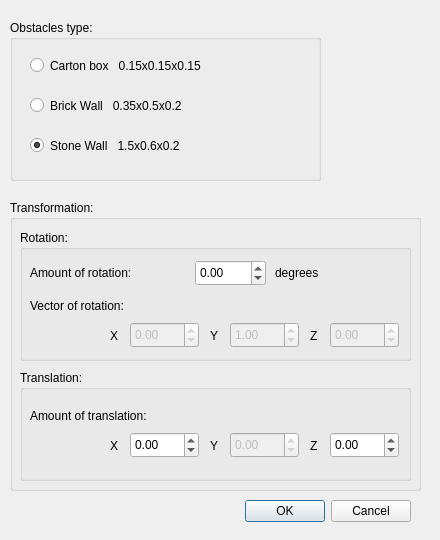
<?xml version="1.0" encoding="UTF-8"?>
<ui version="4.0">
 <class>obstacle_inputs_form</class>
 <widget class="QDialog" name="obstacle_inputs_form">
  <property name="geometry">
   <rect>
    <x>0</x>
    <y>0</y>
    <width>440</width>
    <height>540</height>
   </rect>
  </property>
  <property name="windowTitle">
   <string>Dialog</string>
  </property>
  <widget class="QDialogButtonBox" name="decision_tools">
   <property name="geometry">
    <rect>
     <x>70</x>
     <y>495</y>
     <width>341</width>
     <height>32</height>
    </rect>
   </property>
   <property name="orientation">
    <enum>Qt::Horizontal</enum>
   </property>
   <property name="standardButtons">
    <set>QDialogButtonBox::Cancel|QDialogButtonBox::Ok</set>
   </property>
  </widget>
  <widget class="QGroupBox" name="transformation_box">
   <property name="geometry">
    <rect>
     <x>10</x>
     <y>200</y>
     <width>411</width>
     <height>291</height>
    </rect>
   </property>
   <property name="title">
    <string>Transformation:</string>
   </property>
   <widget class="QGroupBox" name="rotation_box">
    <property name="geometry">
     <rect>
      <x>10</x>
      <y>30</y>
      <width>391</width>
      <height>131</height>
     </rect>
    </property>
    <property name="title">
     <string>Rotation:</string>
    </property>
    <widget class="QLabel" name="angle_lab">
     <property name="geometry">
      <rect>
       <x>10</x>
       <y>27</y>
       <width>161</width>
       <height>31</height>
      </rect>
     </property>
     <property name="text">
      <string>Amount of rotation:</string>
     </property>
    </widget>
    <widget class="QDoubleSpinBox" name="angle">
     <property name="geometry">
      <rect>
       <x>175</x>
       <y>30</y>
       <width>71</width>
       <height>26</height>
      </rect>
     </property>
     <property name="minimum">
      <double>-360.000000000000000</double>
     </property>
     <property name="maximum">
      <double>360.000000000000000</double>
     </property>
    </widget>
    <widget class="QLabel" name="degrees_lab">
     <property name="geometry">
      <rect>
       <x>255</x>
       <y>27</y>
       <width>71</width>
       <height>31</height>
      </rect>
     </property>
     <property name="text">
      <string>degrees</string>
     </property>
    </widget>
    <widget class="QLabel" name="vec_rotation_lab">
     <property name="geometry">
      <rect>
       <x>10</x>
       <y>60</y>
       <width>161</width>
       <height>31</height>
      </rect>
     </property>
     <property name="text">
      <string>Vector of rotation:</string>
     </property>
    </widget>
    <widget class="QDoubleSpinBox" name="R_X">
     <property name="enabled">
      <bool>false</bool>
     </property>
     <property name="geometry">
      <rect>
       <x>110</x>
       <y>92</y>
       <width>69</width>
       <height>26</height>
      </rect>
     </property>
     <property name="minimum">
      <double>-999999999999999.000000000000000</double>
     </property>
     <property name="maximum">
      <double>999999999999999.000000000000000</double>
     </property>
    </widget>
    <widget class="QDoubleSpinBox" name="R_Y">
     <property name="enabled">
      <bool>false</bool>
     </property>
     <property name="geometry">
      <rect>
       <x>210</x>
       <y>92</y>
       <width>69</width>
       <height>26</height>
      </rect>
     </property>
     <property name="minimum">
      <double>-999999999999999.000000000000000</double>
     </property>
     <property name="maximum">
      <double>999999999999999.000000000000000</double>
     </property>
     <property name="value">
      <double>1.000000000000000</double>
     </property>
    </widget>
    <widget class="QDoubleSpinBox" name="R_Z">
     <property name="enabled">
      <bool>false</bool>
     </property>
     <property name="geometry">
      <rect>
       <x>310</x>
       <y>92</y>
       <width>69</width>
       <height>26</height>
      </rect>
     </property>
     <property name="minimum">
      <double>-999999999999999.000000000000000</double>
     </property>
     <property name="maximum">
      <double>999999999999999.000000000000000</double>
     </property>
    </widget>
    <widget class="QLabel" name="R_X_lab">
     <property name="geometry">
      <rect>
       <x>90</x>
       <y>90</y>
       <width>21</width>
       <height>31</height>
      </rect>
     </property>
     <property name="text">
      <string>X</string>
     </property>
    </widget>
    <widget class="QLabel" name="R_Y_lab">
     <property name="geometry">
      <rect>
       <x>190</x>
       <y>90</y>
       <width>21</width>
       <height>31</height>
      </rect>
     </property>
     <property name="text">
      <string>Y</string>
     </property>
    </widget>
    <widget class="QLabel" name="R_Z_lab">
     <property name="geometry">
      <rect>
       <x>290</x>
       <y>90</y>
       <width>21</width>
       <height>31</height>
      </rect>
     </property>
     <property name="text">
      <string>Z</string>
     </property>
    </widget>
   </widget>
   <widget class="QGroupBox" name="translation_box">
    <property name="geometry">
     <rect>
      <x>10</x>
      <y>170</y>
      <width>391</width>
      <height>111</height>
     </rect>
    </property>
    <property name="title">
     <string>Translation:</string>
    </property>
    <widget class="QDoubleSpinBox" name="T_Y">
     <property name="enabled">
      <bool>false</bool>
     </property>
     <property name="geometry">
      <rect>
       <x>210</x>
       <y>62</y>
       <width>69</width>
       <height>26</height>
      </rect>
     </property>
     <property name="minimum">
      <double>-999999999999999.000000000000000</double>
     </property>
     <property name="maximum">
      <double>999999999999999.000000000000000</double>
     </property>
     <property name="value">
      <double>0.000000000000000</double>
     </property>
    </widget>
    <widget class="QLabel" name="T_X_lab">
     <property name="geometry">
      <rect>
       <x>90</x>
       <y>60</y>
       <width>21</width>
       <height>31</height>
      </rect>
     </property>
     <property name="text">
      <string>X</string>
     </property>
    </widget>
    <widget class="QDoubleSpinBox" name="T_X">
     <property name="enabled">
      <bool>true</bool>
     </property>
     <property name="geometry">
      <rect>
       <x>110</x>
       <y>62</y>
       <width>69</width>
       <height>26</height>
      </rect>
     </property>
     <property name="minimum">
      <double>-999999999999999.000000000000000</double>
     </property>
     <property name="maximum">
      <double>999999999999999.000000000000000</double>
     </property>
    </widget>
    <widget class="QLabel" name="T_Z_lab">
     <property name="geometry">
      <rect>
       <x>290</x>
       <y>60</y>
       <width>21</width>
       <height>31</height>
      </rect>
     </property>
     <property name="text">
      <string>Z</string>
     </property>
    </widget>
    <widget class="QDoubleSpinBox" name="T_Z">
     <property name="enabled">
      <bool>true</bool>
     </property>
     <property name="geometry">
      <rect>
       <x>310</x>
       <y>62</y>
       <width>69</width>
       <height>26</height>
      </rect>
     </property>
     <property name="minimum">
      <double>-999999999999999.000000000000000</double>
     </property>
     <property name="maximum">
      <double>999999999999999.000000000000000</double>
     </property>
    </widget>
    <widget class="QLabel" name="T_Y_lab">
     <property name="geometry">
      <rect>
       <x>190</x>
       <y>60</y>
       <width>21</width>
       <height>31</height>
      </rect>
     </property>
     <property name="text">
      <string>Y</string>
     </property>
    </widget>
    <widget class="QLabel" name="vec_translation_lab">
     <property name="geometry">
      <rect>
       <x>10</x>
       <y>30</y>
       <width>181</width>
       <height>31</height>
      </rect>
     </property>
     <property name="text">
      <string>Amount of translation:</string>
     </property>
    </widget>
   </widget>
  </widget>
  <widget class="QGroupBox" name="obstacles_type_groupBox">
   <property name="geometry">
    <rect>
     <x>10</x>
     <y>20</y>
     <width>311</width>
     <height>161</height>
    </rect>
   </property>
   <property name="title">
    <string>Obstacles type:</string>
   </property>
   <widget class="QRadioButton" name="carton_box_radio">
    <property name="geometry">
     <rect>
      <x>20</x>
      <y>30</y>
      <width>251</width>
      <height>31</height>
     </rect>
    </property>
    <property name="text">
     <string>Carton box   0.15x0.15x0.15</string>
    </property>
    <property name="checked">
     <bool>false</bool>
    </property>
   </widget>
   <widget class="QRadioButton" name="wall1_radio">
    <property name="geometry">
     <rect>
      <x>20</x>
      <y>70</y>
      <width>251</width>
      <height>31</height>
     </rect>
    </property>
    <property name="text">
     <string>Brick Wall   0.35x0.5x0.2</string>
    </property>
   </widget>
   <widget class="QRadioButton" name="wall2_radio">
    <property name="geometry">
     <rect>
      <x>20</x>
      <y>110</y>
      <width>251</width>
      <height>31</height>
     </rect>
    </property>
    <property name="text">
     <string>Stone Wall   1.5x0.6x0.2</string>
    </property>
    <property name="checked">
     <bool>true</bool>
    </property>
   </widget>
  </widget>
 </widget>
 <resources/>
 <connections>
  <connection>
   <sender>decision_tools</sender>
   <signal>accepted()</signal>
   <receiver>obstacle_inputs_form</receiver>
   <slot>accept()</slot>
   <hints>
    <hint type="sourcelabel">
     <x>248</x>
     <y>254</y>
    </hint>
    <hint type="destinationlabel">
     <x>157</x>
     <y>274</y>
    </hint>
   </hints>
  </connection>
  <connection>
   <sender>decision_tools</sender>
   <signal>rejected()</signal>
   <receiver>obstacle_inputs_form</receiver>
   <slot>reject()</slot>
   <hints>
    <hint type="sourcelabel">
     <x>316</x>
     <y>260</y>
    </hint>
    <hint type="destinationlabel">
     <x>286</x>
     <y>274</y>
    </hint>
   </hints>
  </connection>
 </connections>
</ui>
